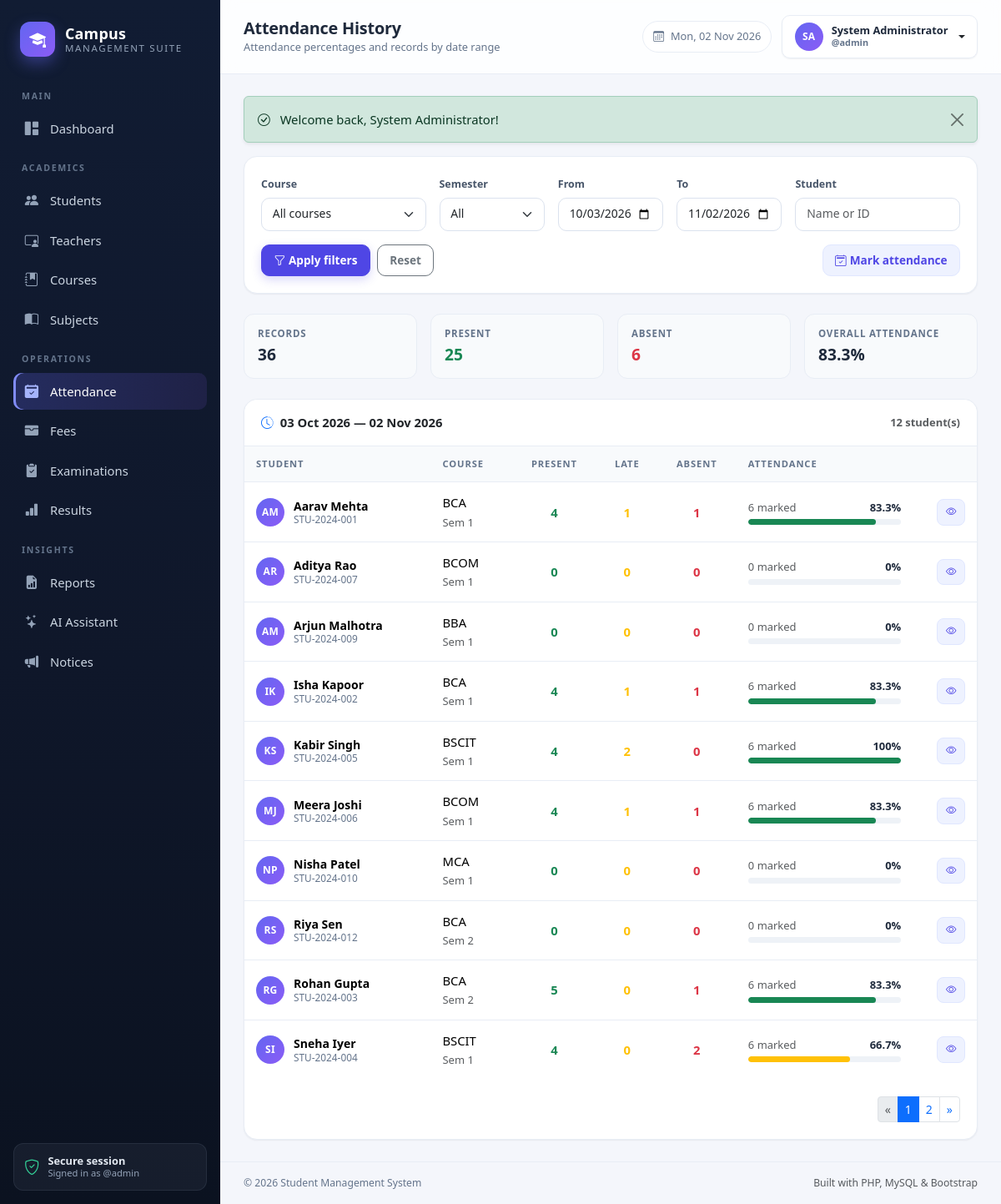
Page /admin/attendance/history.php (signed in) on the committed database.
### tables this page shows
CREATE TABLE students (
    id INT UNSIGNED AUTO_INCREMENT PRIMARY KEY,
    student_id VARCHAR(30) NOT NULL UNIQUE,
    full_name VARCHAR(120) NOT NULL,
    email VARCHAR(120) NOT NULL UNIQUE,
    phone VARCHAR(20) DEFAULT NULL,
    gender ENUM('Male','Female','Other') DEFAULT NULL,
    dob DATE DEFAULT NULL,
    address VARCHAR(255) DEFAULT NULL,
    course_id INT UNSIGNED NOT NULL,
    semester TINYINT UNSIGNED NOT NULL DEFAULT 1,
    admission_date DATE NOT NULL,
    photo VARCHAR(255) DEFAULT NULL,
    status ENUM('Active','Inactive','Graduated') NOT NULL DEFAULT 'Active',
    created_at TIMESTAMP DEFAULT CURRENT_TIMESTAMP,
    CONSTRAINT fk_students_course FOREIGN KEY (course_id) REFERENCES courses(id) ON DELETE RESTRICT
);

CREATE TABLE courses (
    id INT UNSIGNED AUTO_INCREMENT PRIMARY KEY,
    code VARCHAR(20) NOT NULL UNIQUE,
    name VARCHAR(120) NOT NULL,
    duration_years TINYINT UNSIGNED NOT NULL DEFAULT 3,
    total_fee DECIMAL(10,2) NOT NULL DEFAULT 0,
    description TEXT DEFAULT NULL,
    created_at TIMESTAMP DEFAULT CURRENT_TIMESTAMP
);

### config/database.php (called while the page is built, shortened)
<?php
function db(): PDO
{
    static $pdo = null;
    if ($pdo instanceof PDO) {
        return $pdo;
    }
    $dsn = 'mysql:host=' . DB_HOST . ';dbname=' . DB_NAME . ';charset=' . DB_CHARSET;
    try {
        $pdo = new PDO($dsn, DB_USER, DB_PASS, [
            PDO::ATTR_ERRMODE            => PDO::ERRMODE_EXCEPTION,
            PDO::ATTR_DEFAULT_FETCH_MODE => PDO::FETCH_ASSOC,
            PDO::ATTR_EMULATE_PREPARES   => false,
        ]);
    } catch (PDOException $e) {
        http_response_code(500);
        $message = APP_DEBUG ? $e->getMessage() : 'Unable to connect to the database.';
        echo '<!DOCTYPE html><html><head><meta charset="utf-8"><title>Database Error</title>'
            . '<link href="https://cdn.jsdelivr.net/npm/bootstrap@5.3.3/dist/css/bootstrap.min.css" rel="stylesheet"></head>'
            . '<body class="bg-light"><div class="container py-5"><div class="alert alert-danger shadow-sm">'
            . '<h4 class="alert-heading">Database connection failed</h4>'
            . '<p class="mb-2">' . htmlspecialchars($message) . '</p>'
            . '<hr><p class="mb-0 small">Make sure MySQL is running in XAMPP and that '
            . '<code>database/student_management.sql</code> has been imported.</p>'
            . '</div></div></body></html>';
        exit;
    }
    return $pdo;
}

### admin/attendance/history.php (the view, shortened to what this page needs)
<?php
$courseId = query_int('course_id');
$semester = query_int('semester');
$from     = query('from', date('Y-m-d', strtotime('-30 days')));
$to       = query('to', date('Y-m-d'));
$q        = query('q');
$where  = ['1 = 1'];
$params = [];
$whereSql = ' WHERE ' . implode(' AND ', $where);
$countStmt = db()->prepare('SELECT COUNT(*) FROM students s' . $whereSql);
$countStmt->execute($params);
$p = paginate((int) $countStmt->fetchColumn());
$sql = 'SELECT s.id, s.student_id, s.full_name, s.semester, c.name AS course_name, c.code AS course_code,
               COUNT(a.id) AS marked,
               SUM(a.status = "Present") AS present,
               SUM(a.status = "Late")    AS late,
               SUM(a.status = "Absent")  AS absent
        FROM students s
        JOIN courses c ON c.id = s.course_id
        LEFT JOIN attendance a
               ON a.student_id = s.id AND a.attendance_date BETWEEN ? AND ?'
    . $whereSql . '
        GROUP BY s.id, s.student_id, s.full_name, s.semester, c.name, c.code
        ORDER BY s.full_name
        LIMIT ' . (int) $p['perPage'] . ' OFFSET ' . (int) $p['offset'];
$stmt = db()->prepare($sql);
$stmt->execute(array_merge([$from, $to], $params));
$rows = $stmt->fetchAll();
$totalsSql = 'SELECT COUNT(a.id) marked,
                     SUM(a.status = "Present") present,
                     SUM(a.status = "Late") late,
                     SUM(a.status = "Absent") absent
              FROM students s
              JOIN courses c ON c.id = s.course_id
              LEFT JOIN attendance a
                     ON a.student_id = s.id AND a.attendance_date BETWEEN ? AND ?'
    . $whereSql;
$totalsStmt = db()->prepare($totalsSql);
$totalsStmt->execute(array_merge([$from, $to], $params));
$totals = $totalsStmt->fetch() ?: ['marked' => 0, 'present' => 0, 'late' => 0, 'absent' => 0];
$overallPct = (int) $totals['marked'] > 0
    ? round(((int) $totals['present'] + (int) $totals['late']) / (int) $totals['marked'] * 100, 1)
    : 0;
require dirname(__DIR__, 2) . '/includes/header.php';
?>
<div class="card mb-4">
    <div class="card-body">
        <form class="row g-3 align-items-end" method="get">
            <div class="col-md-3">
                <label class="form-label">Course</label>
                <select class="form-select" name="course_id">
                    <option value="">All courses</option>
                </select>
            </div>
            <div class="col-md-2">
                <label class="form-label">Semester</label>
                <select class="form-select" name="semester">
                    <option value="">All</option>
                </select>
            </div>
            <div class="col-md-2">
                <label class="form-label">From</label>
                <input class="form-control" type="date" name="from" value="<?= e($from) ?>">
            </div>
            <div class="col-md-2">
                <label class="form-label">To</label>
                <input class="form-control" type="date" name="to" value="<?= e($to) ?>">
            </div>
            <div class="col-md-3">
                <label class="form-label">Student</label>
                <input class="form-control" type="search" name="q" value="<?= e($q) ?>" placeholder="Name or ID">
            </div>
            <div class="col-12 d-flex gap-2">
                <button class="btn btn-primary" type="submit"><i class="bi bi-funnel me-1"></i>Apply filters</button>
                <a class="btn btn-outline-secondary" href="<?= e(url('admin/attendance/history.php')) ?>">Reset</a>
                <a class="btn btn-soft ms-auto" href="<?= e(url('admin/attendance/index.php?course_id=' . $courseId . '&semester=' . ($semester ?: 1))) ?>">
                    <i class="bi bi-calendar2-check me-1"></i>Mark attendance
                </a>
            </div>
        </form>
    </div>
</div>
<div class="row g-3 mb-4">
    <div class="col-6 col-md-3"><div class="mini-stat"><div class="label">Records</div><div class="value"><?= (int) $totals['marked'] ?></div></div></div>
    <div class="col-6 col-md-3"><div class="mini-stat"><div class="label">Present</div><div class="value text-success"><?= (int) $totals['present'] ?></div></div></div>
    <div class="col-6 col-md-3"><div class="mini-stat"><div class="label">Absent</div><div class="value text-danger"><?= (int) $totals['absent'] ?></div></div></div>
    <div class="col-6 col-md-3"><div class="mini-stat"><div class="label">Overall attendance</div><div class="value"><?= $overallPct ?>%</div></div></div>
</div>
<div class="card table-card">
    <div class="card-header d-flex justify-content-between align-items-center">
        <span><i class="bi bi-clock-history me-2 text-primary"></i><?= format_date($from) ?> — <?= format_date($to) ?></span>
        <small class="text-muted"><?= number_format((int) $p['total']) ?> student(s)</small>
    </div>
    <div class="table-responsive">
        <table class="table table-hover align-middle mb-0">
            <thead>
                <tr>
                    <th>Student</th>
                    <th>Course</th>
                    <th class="text-center">Present</th>
                    <th class="text-center">Late</th>
                    <th class="text-center">Absent</th>
                    <th style="min-width:170px;">Attendance</th>
                    <th></th>
                </tr>
            </thead>
            <tbody>
                <?php foreach ($rows as $row): ?>
                    <?php
                    $marked = (int) $row['marked'];
                    $attended = (int) $row['present'] + (int) $row['late'];
                    $pct = $marked > 0 ? round($attended / $marked * 100, 1) : 0;
                    $barClass = $pct >= 75 ? 'bg-success' : ($pct >= 50 ? 'bg-warning' : 'bg-danger');
                    ?>
                    <tr>
                        <td>
                            <div class="person-cell">
                                <span class="avatar avatar-sm"><?= e(initials($row['full_name'])) ?></span>
                                <div class="meta">
                                    <strong><?= e($row['full_name']) ?></strong>
                                    <small><?= e($row['student_id']) ?></small>
                                </div>
                            </div>
                        </td>
                        <td>
                            <span class="d-block"><?= e($row['course_code']) ?></span>
                            <small class="text-muted">Sem <?= (int) $row['semester'] ?></small>
                        </td>
                        <td class="text-center text-success fw-semibold"><?= (int) $row['present'] ?></td>
                        <td class="text-center text-warning fw-semibold"><?= (int) $row['late'] ?></td>
                        <td class="text-center text-danger fw-semibold"><?= (int) $row['absent'] ?></td>
                        <td>
                            <div class="d-flex justify-content-between mb-1">
                                <small class="text-muted"><?= $marked ?> marked</small>
                                <small class="fw-semibold"><?= $pct ?>%</small>
                            </div>
                            <div class="progress"><div class="progress-bar <?= $barClass ?>" style="width: <?= $pct ?>%"></div></div>
                        </td>
                        <td class="text-end">
                            <a class="btn btn-sm btn-soft" href="<?= e(url('admin/students/view.php?id=' . $row['id'])) ?>">
                                <i class="bi bi-eye"></i>
                            </a>
                        </td>
                    </tr>
                <?php endforeach; ?>
            </tbody>
        </table>
    </div>
    <?php if ($p['pages'] > 1): ?>
        <div class="card-body d-flex justify-content-end"><?php render_pagination($p); ?></div>
    <?php endif; ?>
</div>
<?php require dirname(__DIR__, 2) . '/includes/footer.php'; ?>

### assets/css/style.css (style rules this page uses)
:root { --brand: #4f46e5; --brand-dark: #4338ca; --brand-soft: #eef2ff; --sidebar-bg: #0f172a; --sidebar-muted: #94a3b8; --body-bg: #f4f6fb; --surface: #ffffff; --text: #1e293b; --muted: #64748b; --line: #e8edf5; --radius: 16px; --shadow-sm: 0 1px 2px rgba(15, 23, 42, .06); --shadow: 0 10px 30px rgba(15, 23, 42, .07); --sidebar-w: 264px; }
* { box-sizing: border-box; }
body { margin: 0; background: var(--body-bg); color: var(--text); font-family: "Segoe UI", system-ui, -apple-system, "Helvetica Neue", Arial, sans-serif; font-size: .925rem; -webkit-font-smoothing: antialiased; }
a { text-decoration: none; }
.avatar { display: inline-grid; place-items: center; border-radius: 50%; background: linear-gradient(135deg, #6366f1, #8b5cf6); color: #fff; font-weight: 700; letter-spacing: .3px; flex-shrink: 0; object-fit: cover; }
.avatar-sm { width: 34px; height: 34px; font-size: .75rem; }
.card { border: 1px solid var(--line); border-radius: var(--radius); box-shadow: var(--shadow-sm); }
.card-header { background: #fff; border-bottom: 1px solid var(--line); border-radius: var(--radius) var(--radius) 0 0 !important; padding: 16px 20px; font-weight: 600; }
.card-body { padding: 20px; }
.table { --bs-table-bg: transparent; margin-bottom: 0; }
.table > :not(caption) > * > * { padding: 13px 14px; border-bottom-color: var(--line); vertical-align: middle; }
.table thead th { font-size: .7rem; text-transform: uppercase; letter-spacing: .08em; color: var(--muted); font-weight: 700; background: #f8fafc; border-bottom: 1px solid var(--line) !important; white-space: nowrap; }
.table tbody tr:last-child td { border-bottom: 0; }
.table td .fw-semibold { color: var(--text); }
.table-card { overflow: hidden; }
.table-responsive { border-radius: 0 0 var(--radius) var(--radius); }
.person-cell { display: flex; align-items: center; gap: 11px; }
.person-cell .meta { display: flex; flex-direction: column; line-height: 1.25; }
.person-cell .meta strong { font-size: .875rem; }
.person-cell .meta small { color: var(--muted); font-size: .74rem; }
.btn { border-radius: 10px; font-weight: 600; font-size: .85rem; padding: .5rem .9rem; }
.btn-primary { background: var(--brand); border-color: var(--brand); box-shadow: 0 4px 12px rgba(79, 70, 229, .22); }
.btn-soft { background: var(--brand-soft); color: var(--brand); border: 1px solid #e0e7ff; }
.btn-sm { padding: .34rem .6rem; font-size: .78rem; border-radius: 8px; }
.form-label { font-size: .78rem; font-weight: 600; color: #475569; margin-bottom: .35rem; }
.form-control, .form-select { border-radius: 10px; border-color: #dbe2ee; padding: .55rem .8rem; font-size: .87rem; }
.progress { height: 7px; border-radius: 999px; background: #eef2f7; }
.progress-bar { border-radius: 999px; }
.mini-stat { padding: 14px 16px; border-radius: 12px; background: #f8fafc; border: 1px solid var(--line); height: 100%; }
.mini-stat .label { font-size: .72rem; text-transform: uppercase; letter-spacing: .07em; color: var(--muted); font-weight: 600; }
.mini-stat .value { font-size: 1.2rem; font-weight: 700; margin-top: 2px; }

### rows in the picture
students: full_name "AM", full_name "Aarav Mehta", student "STU-2024-001", course.code "BCA", semester "1", present "4", late "1", absent "1", marked "6", pct "83.3"
students: full_name "AR", full_name "Aditya Rao", student "STU-2024-007", course.code "BCOM", semester "1", present "0", late "0", absent "0", marked "0", pct "0"
students: full_name "AM", full_name "Arjun Malhotra", student "STU-2024-009", course.code "BBA", semester "1", present "0", late "0", absent "0", marked "0", pct "0"
students: full_name "IK", full_name "Isha Kapoor", student "STU-2024-002", course.code "BCA", semester "1", present "4", late "1", absent "1", marked "6", pct "83.3"
students: full_name "KS", full_name "Kabir Singh", student "STU-2024-005", course.code "BSCIT", semester "1", present "4", late "2", absent "0", marked "6", pct "100"
students: full_name "MJ", full_name "Meera Joshi", student "STU-2024-006", course.code "BCOM", semester "1", present "4", late "1", absent "1", marked "6", pct "83.3"
students: full_name "NP", full_name "Nisha Patel", student "STU-2024-010", course.code "MCA", semester "1", present "0", late "0", absent "0", marked "0", pct "0"
students: full_name "RS", full_name "Riya Sen", student "STU-2024-012", course.code "BCA", semester "2", present "0", late "0", absent "0", marked "0", pct "0"
students: full_name "RG", full_name "Rohan Gupta", student "STU-2024-003", course.code "BCA", semester "2", present "5", late "0", absent "1", marked "6", pct "83.3"
students: full_name "SI", full_name "Sneha Iyer", student "STU-2024-004", course.code "BSCIT", semester "1", present "4", late "0", absent "2", marked "6", pct "66.7"

### other values in the picture
$group "MAIN"
$item['label'] "Dashboard"
$group "ACADEMICS"
$item['label'] "Students"
$item['label'] "Teachers"
$item['label'] "Courses"
$item['label'] "Subjects"
$group "OPERATIONS"
$item['label'] "Attendance"
$item['label'] "Fees"
$item['label'] "Examinations"
$item['label'] "Results"
$group "INSIGHTS"
$item['label'] "Reports"
$item['label'] "AI Assistant"
